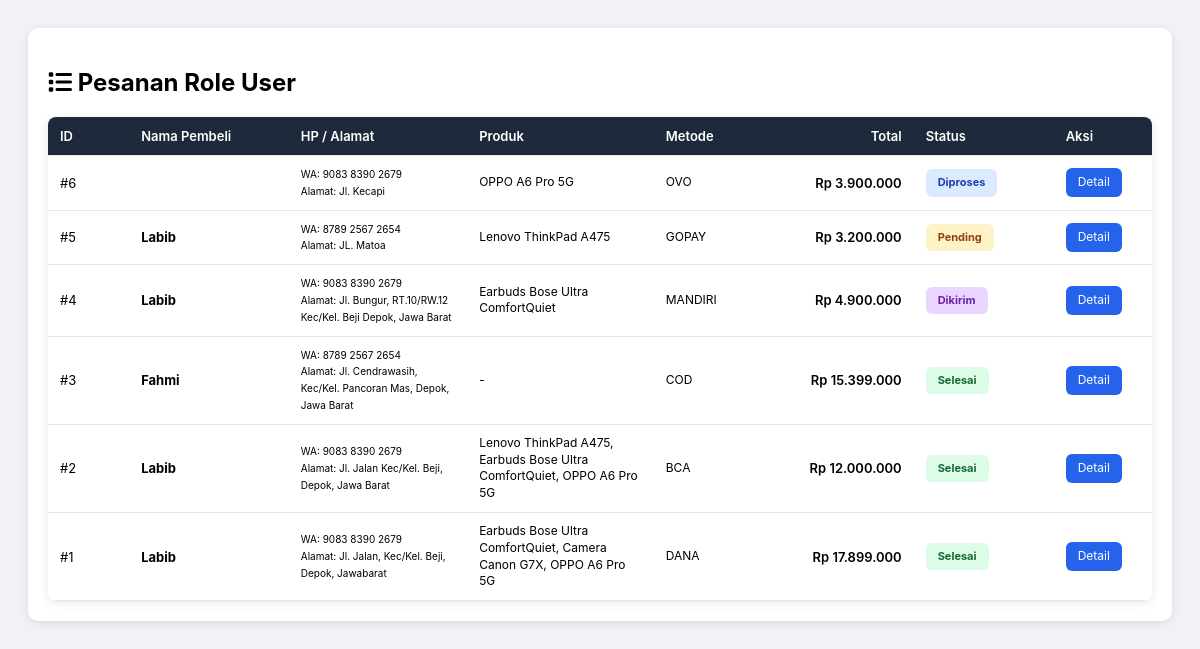
/admin/admin_pesanan.php, run on the app's committed database.
### tables this page shows
CREATE TABLE `pesanan` (
  `id` int(11) NOT NULL,
  `user_id` int(11) DEFAULT NULL,
  `nama_penerima` varchar(100) DEFAULT NULL,
  `hp` varchar(20) DEFAULT NULL,
  `alamat` text DEFAULT NULL,
  `metode_bayar` varchar(50) DEFAULT NULL,
  `total_bayar` int(11) DEFAULT NULL,
  `status_pesanan` varchar(20) DEFAULT 'Pending',
  `tanggal_pesan` datetime DEFAULT current_timestamp()
);

### admin/admin_pesanan.php (the view, shortened to what this page needs)
<?php
include "../config/database.php";
$query = "SELECT pesanan.*, users.nama AS nama_akun FROM pesanan LEFT JOIN users ON pesanan.user_id = users.id ORDER BY pesanan.id DESC";
$result = mysqli_query($conn, $query);
?>
<!DOCTYPE html>
<html lang="id">
<head>
    <link rel="stylesheet" href="https://cdnjs.cloudflare.com/ajax/libs/font-awesome/6.4.0/css/all.min.css">
</head>
<body>
    <div class="card">
        <h2><i class="fa fa-list"></i> Pesanan Role User</h2>
        <div class="table-wrapper">
        <table>
            <thead>
                <tr>
                    <th style="width: 70px;">ID</th>
                    <th style="width: 150px;">Nama Pembeli</th>
                    <th style="width: 180px;">HP / Alamat</th>
                    <th style="width: 200px;">Produk</th>
                    <th style="width: 120px;">Metode</th>
                    <th style="width: 120px; text-align: right;">Total</th>
                    <th style="width: 130px;">Status</th>
                    <th style="width: 80px;">Aksi</th>
                </tr>
            </thead>
            <tbody>
                <?php while ($row = mysqli_fetch_assoc($result)) : ?>
                    <tr>
                        <td style="width: 70px;">#<?= $row['id'] ?></td>
                        <td style="width: 150px;"><strong><?= htmlspecialchars($row['nama_penerima']) ?></strong></td>
                        <td style="width: 180px; font-size: 12px;">
                            <small>WA: <?= $row['hp'] ?? '-' ?></small><br>
                            <small>Alamat: <?= $row['alamat'] ?? '-' ?></small>
                        </td>
                        <td style="width: 200px; max-width: 200px; word-break: break-word; font-size: 12px;">
                            <?php
                            $produk_query = mysqli_query($conn, "SELECT produk.nama FROM pesanan_detail
                                LEFT JOIN produk ON pesanan_detail.produk_id = produk.id
                                WHERE pesanan_detail.pesanan_id = '{$row['id']}'\n                                ORDER BY pesanan_detail.id ASC");
                            $produk_list = [];
                            while ($p = mysqli_fetch_assoc($produk_query)) {
                                if ($p['nama']) {
                                    $produk_list[] = $p['nama'];
                                }
                            }
                            if (!empty($produk_list)) {
                                echo implode(', ', $produk_list);
                            } else {
                                echo '-';
                            }
                            ?>
                        </td>
                        <td style="width: 120px; font-size: 12px;"><?= htmlspecialchars($row['metode_bayar'] ?? '-') ?></td>
                        <td style="width: 120px; text-align: right; font-weight: 600;">Rp <?= number_format($row['total_bayar'], 0, ',', '.') ?></td>
                        <td style="width: 130px;">
                            <span class="status-badge <?= strtolower(str_replace(' ', '', $row['status_pesanan'] ?? 'pending')) ?>">
                                <?= ucfirst($row['status_pesanan']) ?>
                            </span>
                        </td>
                        <td style="width: 80px;">
                            <a href="admin_detail.php?id=<?= $row['id'] ?>" class="btn">Detail</a>
                        </td>
                    </tr>
                <?php endwhile; ?>
            </tbody>
        </table>
        </div>
    </div>
</body>
</html>

### admin/admin_pesanan.php (style rules this page uses)
body { font-family: 'Inter', sans-serif; background: #f0f2f5; padding: 20px; }
.card { background: white; padding: 20px; border-radius: 10px; box-shadow: 0 2px 10px rgba(0, 0, 0, 0.1); }
.table-wrapper { background: #fff; border-radius: 8px; box-shadow: 0 2px 10px rgba(0, 0, 0, 0.1); overflow-x: auto; margin-top: 20px; }
table { width: 100%; border-collapse: collapse; min-width: 900px; }
th, td { padding: 10px 12px; border-bottom: 1px solid #e5e7eb; text-align: left; font-size: 13px; line-height: 1.4; }
th { background: #1e293b; color: white; font-weight: 600; white-space: nowrap; position: sticky; top: 0; }
.status-badge { padding: 6px 12px; border-radius: 6px; font-size: 11px; font-weight: bold; display: inline-block; }
.pending { background: #fef3c7; color: #92400e; }
.diproses { background: #dbeafe; color: #1e40af; }
.dikirim { background: #e9d5ff; color: #6b21a8; }
.selesai { background: #dcfce7; color: #166534; }
.btn { padding: 6px 12px; text-decoration: none; border-radius: 6px; color: white; background: #2563eb; font-size: 12px; display: inline-block; transition: background 0.3s; }

### data on the page
pesanan: id "6", hp "9083 8390 2679", alamat "Jl. Kecapi", produk_list "OPPO A6 Pro 5G", metode_bayar "OVO", total_bayar "3.900.000", status_pesanan "Diproses"
pesanan: id "5", nama_penerima "Labib", hp "8789 2567 2654", alamat "JL. Matoa", produk_list "Lenovo ThinkPad A475", metode_bayar "GOPAY", total_bayar "3.200.000", status_pesanan "Pending"
pesanan: id "4", nama_penerima "Labib", hp "9083 8390 2679", alamat "Jl. Bungur, RT.10/RW.12 Kec/Kel. Beji Depok, Jawa Barat", produk_list "Earbuds Bose Ultra ComfortQuiet", metode_bayar "MANDIRI", total_bayar "4.900.000", status_pesanan "Dikirim"
pesanan: id "3", nama_penerima "Fahmi", hp "8789 2567 2654", alamat "Jl. Cendrawasih, Kec/Kel. Pancoran Mas, Depok, Jawa Barat", metode_bayar "COD", total_bayar "15.399.000", status_pesanan "Selesai"
pesanan: id "2", nama_penerima "Labib", hp "9083 8390 2679", alamat "Jl. Jalan Kec/Kel. Beji, Depok, Jawa Barat", produk_list "Lenovo ThinkPad A475, Earbuds Bose Ultra ComfortQuiet, OPPO A6 Pro 5G", metode_bayar "BCA", total_bayar "12.000.000", status_pesanan "Selesai"
pesanan: id "1", nama_penerima "Labib", hp "9083 8390 2679", alamat "Jl. Jalan, Kec/Kel. Beji, Depok, Jawabarat", produk_list "Earbuds Bose Ultra ComfortQuiet, Camera Canon G7X, OPPO A6 Pro 5G", metode_bayar "DANA", total_bayar "17.899.000", status_pesanan "Selesai"
